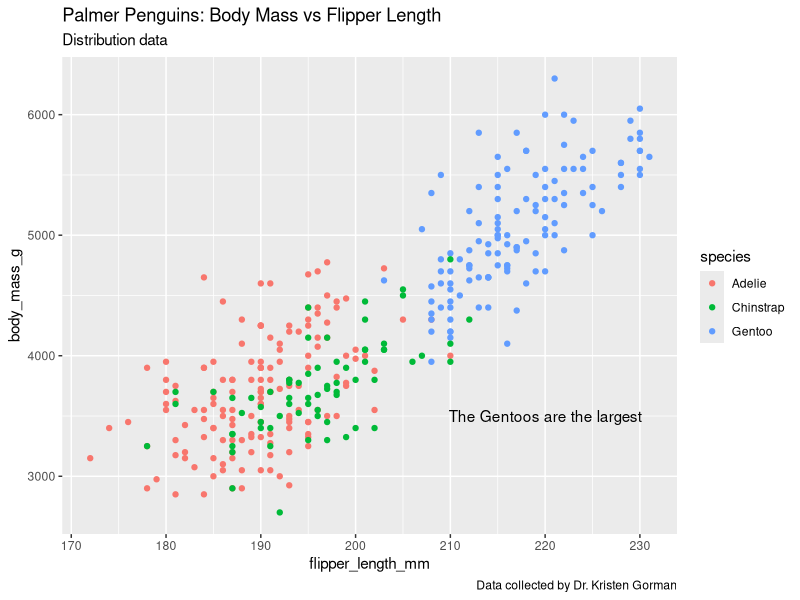
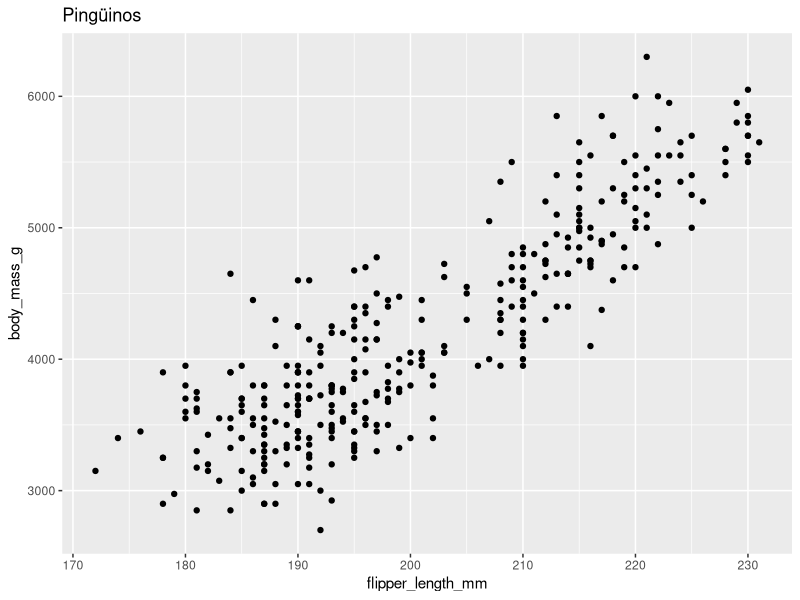
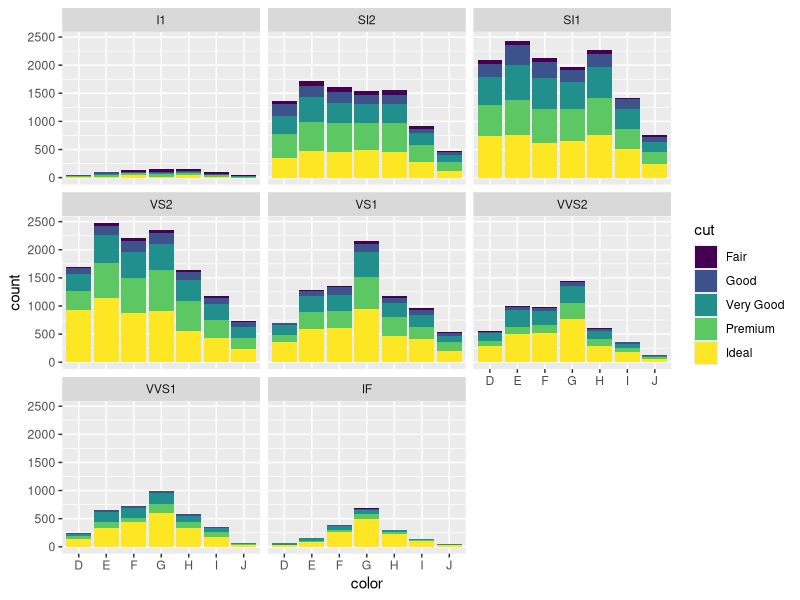
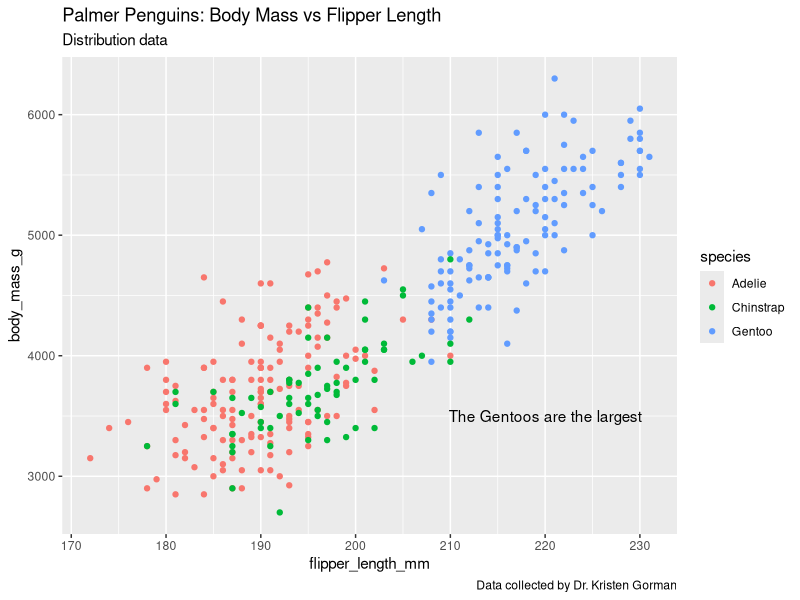

Here is the R script that generated these plots, in order:
library('ggplot2')
library('palmerpenguins')

#Datos fuera del grafico
ggplot(data=penguins) + 
  geom_point(mapping=aes(x=flipper_length_mm, y=body_mass_g, color=species)) + 
  labs(title="Palmer Penguins: Body Mass vs Flipper Length", subtitle = "Distribution data",
       caption="Data collected by Dr. Kristen Gorman") +
  annotate("text", x=220, y=3500, label="The Gentoos are the largest")


grafica <- ggplot(data=penguins) + 
  geom_point(mapping=aes(x=flipper_length_mm, y=body_mass_g, color=species)) + 
  labs(title="Palmer Penguins: Body Mass vs Flipper Length", subtitle = "Distribution data",
       caption="Data collected by Dr. Kristen Gorman") +
  annotate("text", x=220, y=3500, label="The Gentoos are the largest")

#Guardar el archivo
ggsave("Three Penguin Species.png")



#Visualizacion
ggplot(data = penguins) + 
  geom_point(mapping = aes(x = flipper_length_mm, y = body_mass_g)) + 
  labs(title = "Pingüinos")

#Otra visualizacion
ggplot(data = diamonds) +
  geom_bar(mapping = aes(x = color, fill = cut)) +
  facet_wrap(~ clarity)